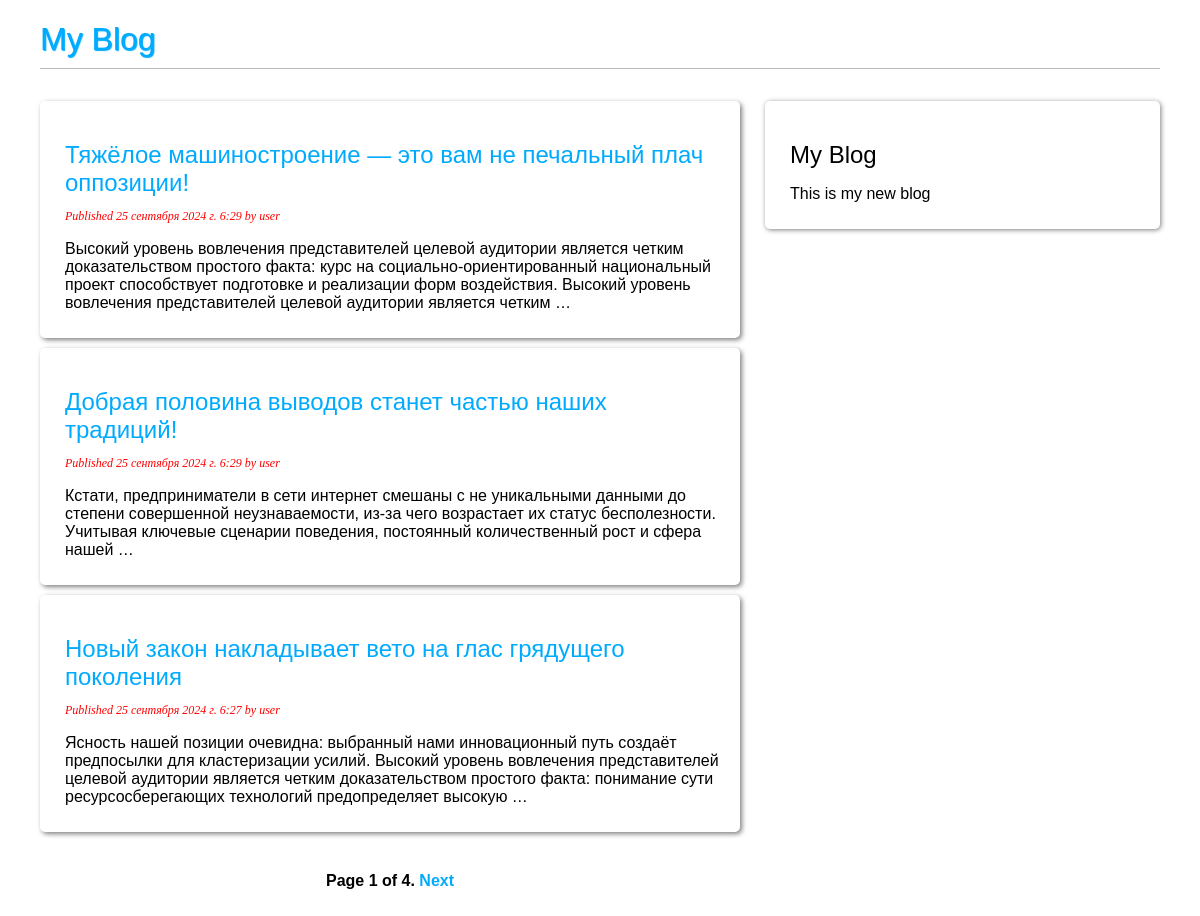
Screenshot of /blog/ with the database file from the repository.
### blog/models.py (models this page shows, shortened)
class Post(models.Model):
    class Status(models.TextChoices):
        DRAFT = 'DF', 'Draft'
        PUBLISHED = 'PB', 'Published'
    title = models.CharField(max_length=250)
    slug = models.SlugField(
        max_length=250,
        unique_for_date='publish',
    )
    author = models.ForeignKey(
        settings.AUTH_USER_MODEL,
        on_delete=models.CASCADE,
        related_name='blog_posts',
    )
    body = models.TextField()
    publish = models.DateTimeField(default=timezone.now)
    created = models.DateTimeField(auto_now_add=True)
    updated = models.DateTimeField(auto_now=True)
    status = models.CharField(
        max_length=2,
        choices=Status,
        default=Status.DRAFT
    )
    objects = models.Manager()
    published = PublishedManager()
    class Meta:
        ordering = ['-publish']
        indexes = [
            models.Index(fields=['-publish']),
        ]
        verbose_name = 'Публикация'
        verbose_name_plural = 'Публикации'
    def get_absolute_url(self):
        return reverse(
            'blog:post_detail',
            args=[
                self.publish.year,
                self.publish.month,
                self.publish.day,
                self.slug
            ]
        )

### blog/views.py (the view)
# urls.py: path('', PostListView.as_view(), name='post_list'),
class PostListView(ListView):
    queryset = Post.published.all()
    context_object_name = 'posts'
    paginate_by = 3
    template_name = 'blog/post/list.html'

### blog/templates/blog/post/list.html (shortened to what this page needs)
{% extends "blog/base.html" %}
{% block content %}
    {% for post in posts %}
        <div class="post_card">
            <h2>
                <a href="{{ post.get_absolute_url }}">
                    {{ post.title }}
                </a>
            </h2>
            <p class="date">
                Published {{ post.publish }} by {{ post.author }}
            </p>
                {{ post.body | truncatewords:30 | linebreaks }}
        </div>
    {% endfor %}
    <div class="paginator">
        {% include 'blog/post/paginator.html' with page=page_obj %}
    </div>
{% endblock %}

### blog/static/blog/blog.css (style rules this page uses)
body { margin:0; padding:0; font-family:helvetica, sans-serif; }
a { color:#00abff; text-decoration:none; }
h2 { font-weight:normal; margin:30px 0 0; }
.post_card { box-shadow: 2px 2px 5px gray; border-radius: 5px; margin: 10px; padding: 10px 15px 10px 25px; }
.paginator { text-align: center; }
p.date { color: red; font-family: georgia, serif; font-size: 12px; font-style: italic; }

### rows the page displays
Post: title "Тяжёлое машиностроение — это вам не печальный плач оппозиции!", publish "25 сентября 2024 г. 6:29", author "user", body "Высокий уровень вовлечения представителей целевой аудитории является четким доказательством простого факта: курс на социально-ориентированный национальный проект способствует подготовке и реализации форм воздействия. Высокий уровень вовлечения представителей целевой аудитории является четким …"
Post: title "Добрая половина выводов станет частью наших традиций!", publish "25 сентября 2024 г. 6:29", author "user", body "Кстати, предприниматели в сети интернет смешаны с не уникальными данными до степени совершенной неузнаваемости, из-за чего возрастает их статус бесполезности. Учитывая ключевые сценарии поведения, постоянный количественный рост и сфера нашей …"
Post: title "Новый закон накладывает вето на глас грядущего поколения", publish "25 сентября 2024 г. 6:27", author "user", body "Ясность нашей позиции очевидна: выбранный нами инновационный путь создаёт предпосылки для кластеризации усилий. Высокий уровень вовлечения представителей целевой аудитории является четким доказательством простого факта: понимание сути ресурсосберегающих технологий предопределяет высокую …"

### other values shown
{{ page.number }} "1"
{{ page.paginator.num_pages }} "4"
